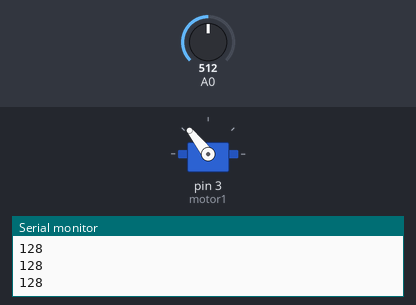
This sketch was run on a simulated Arduino Uno, built with avr-gcc and run on an emulated ATmega328P. Parts: servo, the last lines printed to the serial monitor. The test bench sets the inputs (shaded band); at power-on: A0 = 512.

Above: at 1.2 s.
1.3 s: A0 set to 716
At 2.5 s:
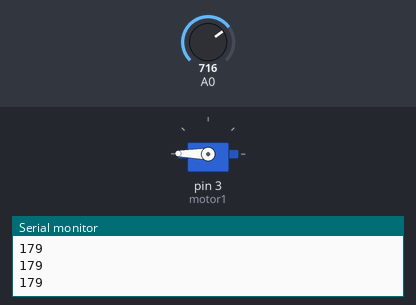
2.8 s: A0 set to 900
At 3.9 s:
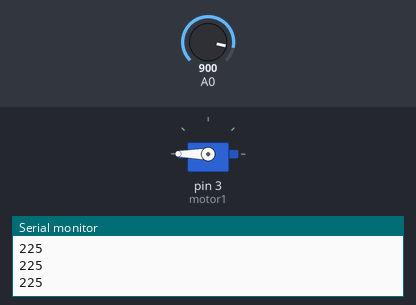
4.3 s: A0 set to 306
At 5.3 s:
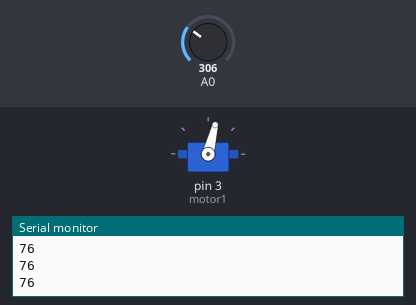
5.8 s: A0 set to 122
At 6.6 s:
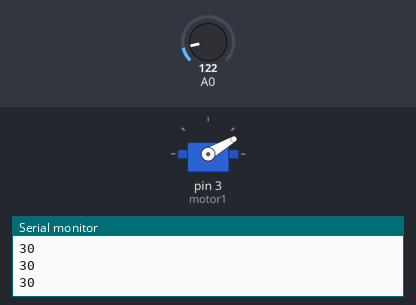
7.3 s: A0 set to 0
At 8.0 s:
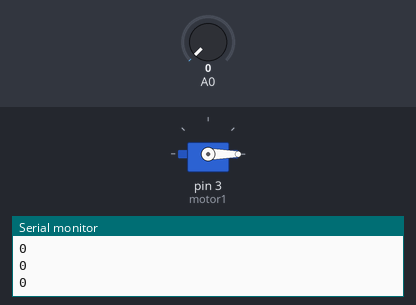
8.8 s: A0 set to 1023
At 9.3 s:
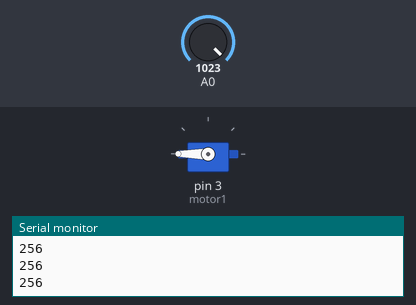
Timing chart, 0 to 11.3 s (numbered marks = the images above; inputs shaded):
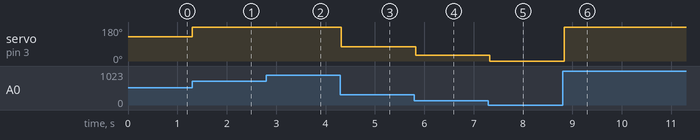

The sketch:

BLDC_testdrive.ino
```cpp
#include <Servo.h>

Servo motor1;

int val;

void setup() {
  // put your setup code here, to run once:
  Serial.begin(9600);
  motor1.attach(3,1000,3000);
}

void loop() {
  // put your main code here, to run repeatedly:

  val = analogRead(A0);
  val = map(val,0,1023,0,256);
  motor1.write(val);
  Serial.println(val);
  delay(100);

}
```

Measured:
- after the input at 1.3 s, servo on pin 3 (motor1): 128° → 179° at once
- after the input at 2.8 s, servo on pin 3 (motor1): 179° → 180° at once
- after the input at 4.3 s, servo on pin 3 (motor1): 180° → 76° at once
- after the input at 5.8 s, servo on pin 3 (motor1): 76° → 30° at once
- after the input at 7.3 s, servo on pin 3 (motor1): 30° → 0° at once
- after the input at 8.8 s, servo on pin 3 (motor1): 0° → 180° at once
